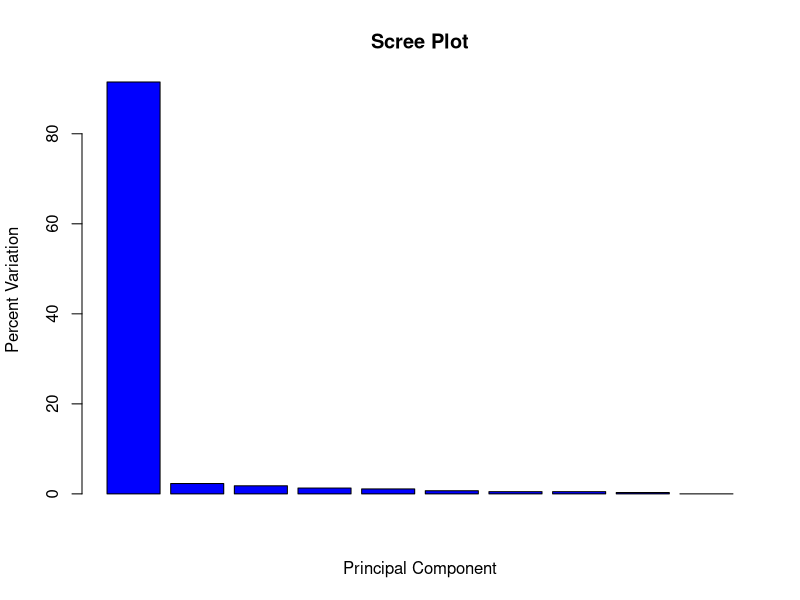
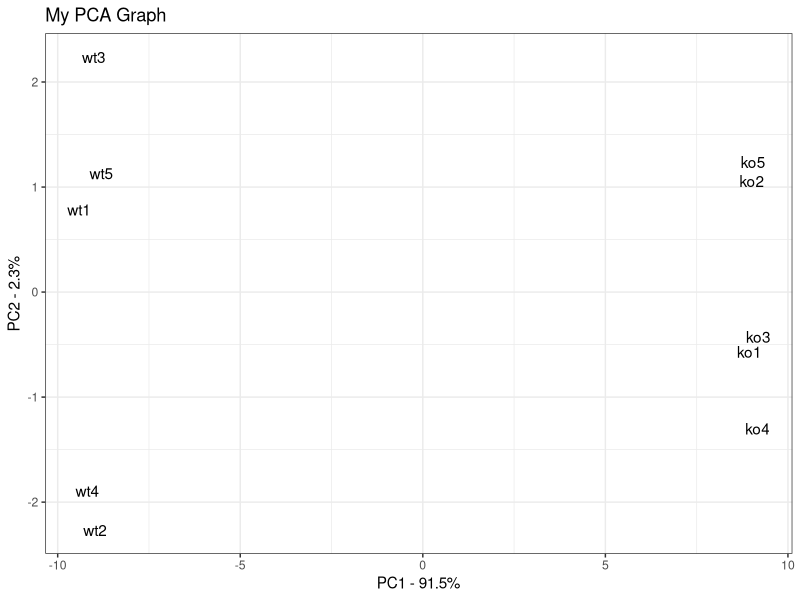

Reproduce these figures in R, in order.
library(ggplot2)

# generate dataset
data_matrix <- matrix(nrow = 100, ncol = 10)

# set gene types
# wt stands for wild type, for normal genes
# ko stands for knock out, for abnormal genes
colnames(data_matrix) <- c(
    paste("wt", 1:5, sep = ""),
    paste("ko", 1:5, sep = "")
)

# set gene names (generically)
rownames(data_matrix) <- paste("gene", 1:100, sep = "")

# set gene values, using poisson distribution
for (i in 1:100) {
    wt_values <- rpois(5, lambda = sample(x = 10:1000, size = 1))
    ko_values <- rpois(5, lambda = sample(x = 10:1000, size = 1))

    data_matrix[i, ] <- c(wt_values, ko_values)
}

# print first 5 rows
print(head(data_matrix))

# do pca analysis
pca <- prcomp(t(data_matrix), scale = TRUE)

# plot the first two components
# print(plot(pca$x[, 1], pca$x[, 2], xlab = "PC1", ylab = "PC2", pch = 19, col = "blue"))

# plot scree plot
pca_var <- pca$sdev^2
pca_var_percent <- round(pca_var / sum(pca_var) * 100, 1)
scree_plot <- barplot(pca_var_percent, main = "Scree Plot", xlab = "Principal Component", ylab = "Percent Variation", col = "blue")
print(scree_plot)


# plot pca graph with ggplot2
pca_data <- data.frame(Sample=rownames(pca$x), PC1=pca$x[, 1], PC2=pca$x[, 2])
pca_plot <- ggplot(
    data = pca_data,
    aes(x = PC1, y = PC2, label = Sample)) +
    # geom_point() +
    geom_text() +
    xlab(paste("PC1 - ", pca_var_percent[1], "%", sep = "")) +
    ylab(paste("PC2 - ", pca_var_percent[2], "%", sep = "")) +
    theme_bw() +
    ggtitle("My PCA Graph")

print(pca_plot)

# print loading scores
loading_scores <- pca$rotation[, 1]
gene_scores <- abs(loading_scores)
gene_score_ranked <- sort(gene_scores, decreasing = TRUE)
top_10_genes <- names(gene_score_ranked[1:10])
print(top_10_genes)